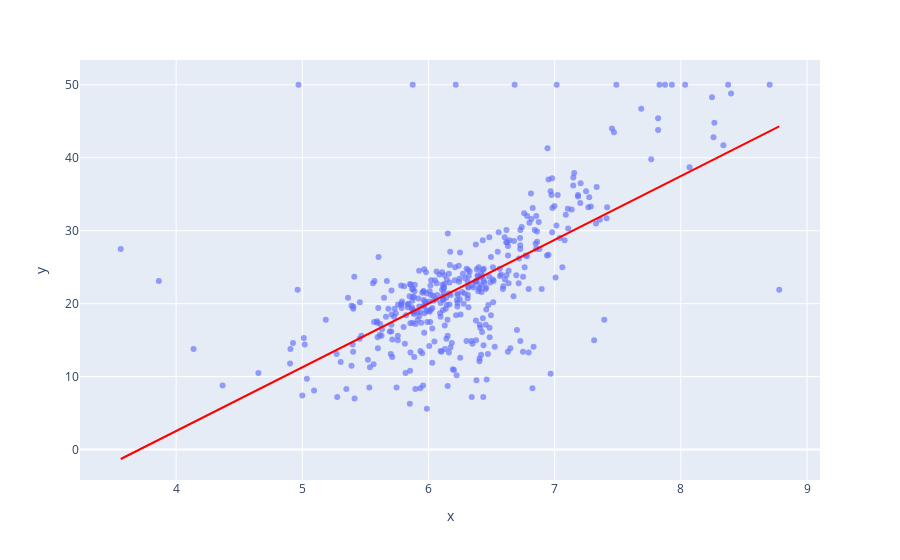

The notebook cell saved with this chart:
### Markdown cell above
Bestimmtheitsmaß R^2 (genauer adjusted R^2) beschreibt die Anpassungsgüte der Regression und dient für uns hier als Kennzahl für die "Genauigkeit" des Modells.

### Code cell
px.scatter(x=X_train['RM'], y=y_train, opacity=0.65, 
                trendline='ols', trendline_color_override='red')

### Figure 1 — Plotly figure (JSON) as saved in the notebook; plotly's stock layout.template omitted (floating-point values rounded to 4 significant figures; data arrays with more than 128 entries replaced by an {"elided": "..."} marker saying what was removed)
{"data": [{"hovertemplate": "x=%{x}<br>y=%{y}<extra></extra>", "legendgroup": "", "marker": {"color": "#636efa", "opacity": 0.65, "symbol": "circle"}, "mode": "markers", "name": "", "orientation": "v", "showlegend": false, "type": "scatter", "x": {"elided": "404 float values"}, "xaxis": "x", "y": {"elided": "404 float values"}, "yaxis": "y"}, {"hovertemplate": "<b>OLS trendline</b><br>y = 8.73408 * x + -32.389<br>R<sup>2</sup>=0.441795<br><br>x=%{x}<br>y=%{y} <b>(trend)</b><extra></extra>", "legendgroup": "", "line": {"color": "red"}, "marker": {"color": "#636efa", "symbol": "circle"}, "mode": "lines", "name": "", "showlegend": false, "type": "scatter", "x": {"elided": "404 float values"}, "xaxis": "x", "y": {"elided": "404 float values"}, "yaxis": "y"}], "layout": {"legend": {"tracegroupgap": 0}, "margin": {"t": 60}, "xaxis": {"anchor": "y", "domain": [0, 1], "title": {"text": "x"}}, "yaxis": {"anchor": "x", "domain": [0, 1], "title": {"text": "y"}}}}
